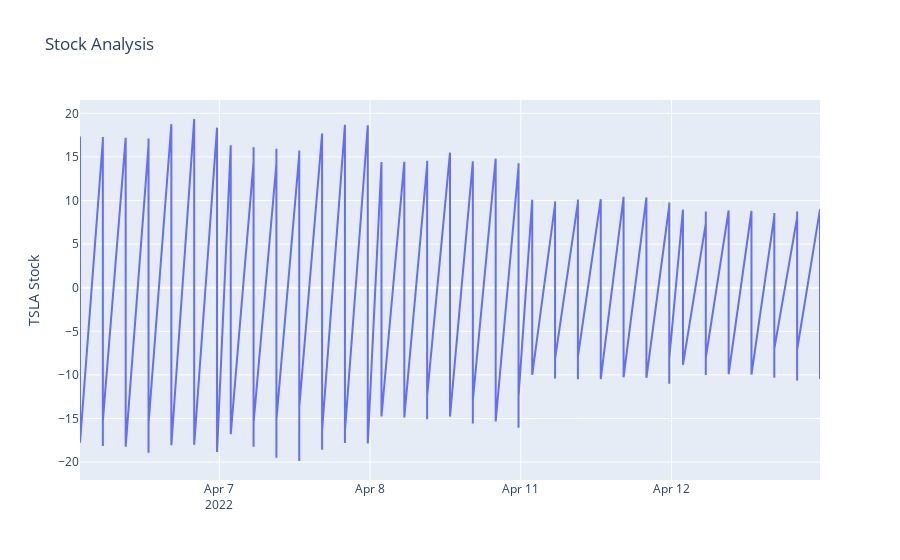

This figure's notebook cell:
### Code cell
plot_line(df, value='beta', show_afterhours=False)

### Figure 1 — Plotly figure (JSON) as saved in the notebook; plotly's stock layout.template omitted (floating-point values rounded to 4 significant figures; data arrays with more than 128 entries replaced by an {"elided": "..."} marker saying what was removed)
{"data": [{"type": "scatter", "x": {"elided": "634 str values"}, "y": {"elided": "634 float values"}}], "layout": {"autosize": true, "title": {"text": "Stock Analysis"}, "xaxis": {"autorange": true, "range": ["2022-04-06 10:00", "2022-04-12 16:00"], "rangebreaks": [{"bounds": ["sat", "mon"]}, {"bounds": [16.1, 9.5], "pattern": "hour"}], "rangeslider": {"visible": false, "yaxis": {}}, "type": "date"}, "yaxis": {"autorange": true, "range": [-22.05, 21.53], "title": {"text": "TSLA Stock"}, "type": "linear"}}}
